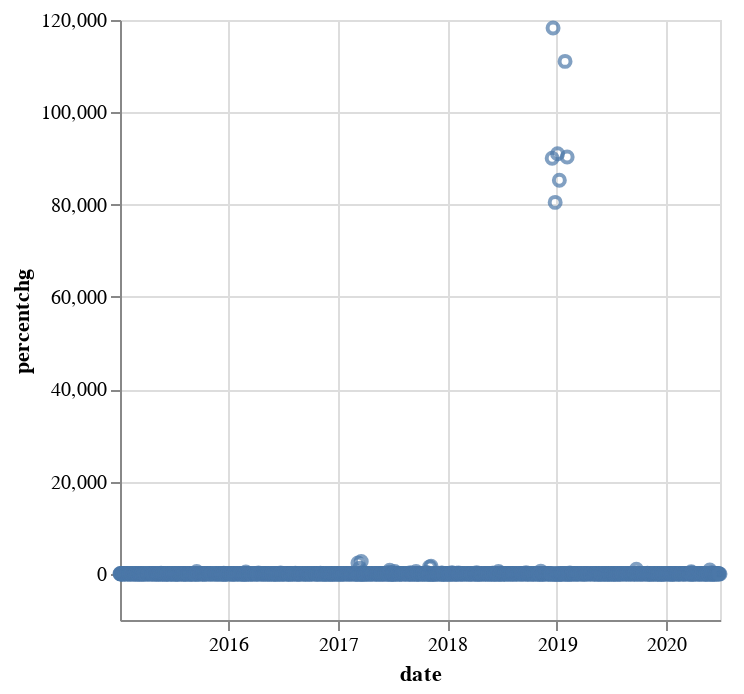

This figure's notebook cell:
### Code cell
alt.Chart(altdata_volpercentchg).mark_point().encode(
    x='date',
    y='percentchg'
)

### Figure 1 — Vega-Lite specification as saved in the notebook (floating-point values rounded to 4 significant figures; data arrays with more than 128 entries replaced by an {"elided": "..."} marker saying what was removed)
{"config": {"view": {"continuousWidth": 300, "continuousHeight": 300}}, "data": {"name": "data-90c26f0ca6232d33e53aa5efd3cd407d"}, "mark": {"type": "point"}, "encoding": {"x": {"field": "date", "type": "temporal"}, "y": {"field": "percentchg", "type": "quantitative"}}, "$schema": "https://vega.github.io/schema/vega-lite/v5.16.3.json", "datasets": {"data-90c26f0ca6232d33e53aa5efd3cd407d": {"elided": "1344 records"}}}
